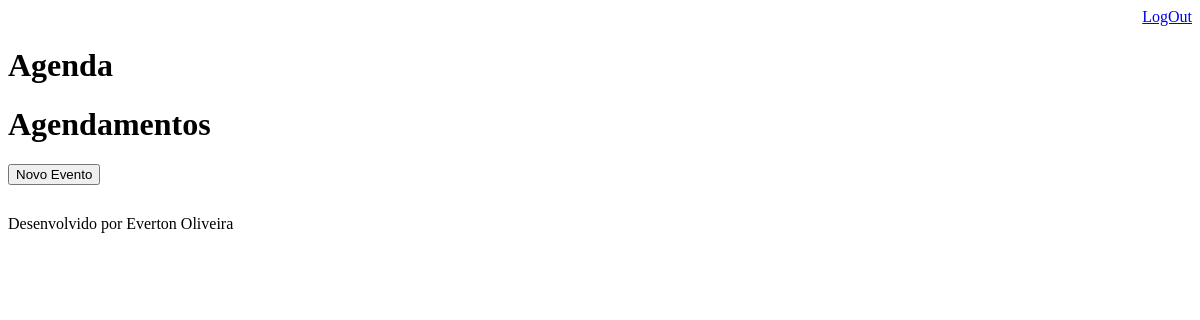
Page /agenda/ (signed in) on the earlier database version.
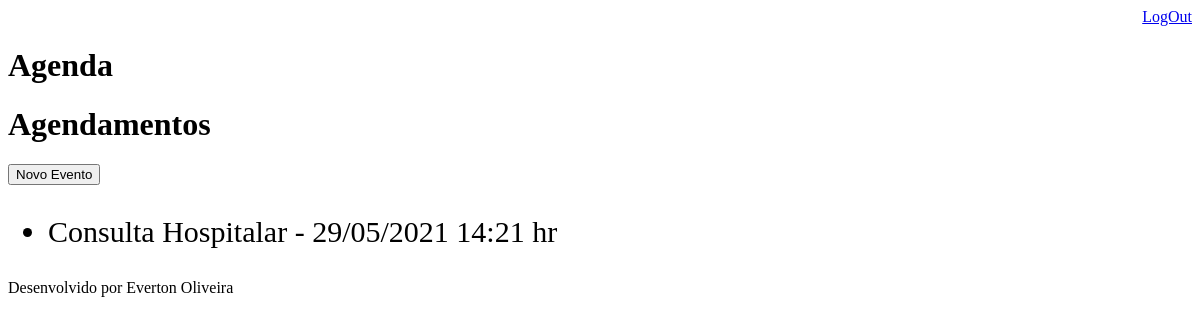
Same page on the later database version.
### core/models.py (models this page shows, shortened)
class Evento(models.Model):
    titulo = models.CharField(max_length=100)
    descricao = models.TextField(blank=True, null=True)
    data_evento = models.DateTimeField(verbose_name='Data do Evento')
    local_evento = models.TextField(blank=True, null=True)
    data_descricao = models.DateTimeField(auto_now=True, verbose_name='Data da Criação')
    usuario = models.ForeignKey(User, on_delete=models.CASCADE)
    class Meta:
        db_table = 'evento'
    def get_data_evento(self):
        return self.data_evento.strftime('%d/%m/%Y %H:%M hr')

### core/views.py (the view)
# urls.py: path('agenda/', views.lista_eventos),
@login_required(login_url='/login/')
def lista_eventos(request):
    usuario = request.user
    data_atual = datetime.now() - timedelta(hours=1)
    evento = Evento.objects.filter(usuario=usuario,data_evento__gt=data_atual)
    dados = {'eventos':evento}
    return render(request, 'agenda.html', dados)

### templates/agenda.html
{% extends "model-page.html" %}
{% block content %}
    <h1>Agendamentos</h1>
    <a href="evento/">
    <button type="button">Novo Evento</button>
    </a>
    <ul style="font-size: 30px">
    {% for evento in eventos %}
    <li>{{ evento.titulo }} - {{ evento.get_data_evento }}</li>
    {% endfor %}
    </ul>
{% endblock %}

Differences in the rows shown:
added Evento: titulo "Consulta Hospitalar", get_data_evento "29/05/2021 14:21 hr"
